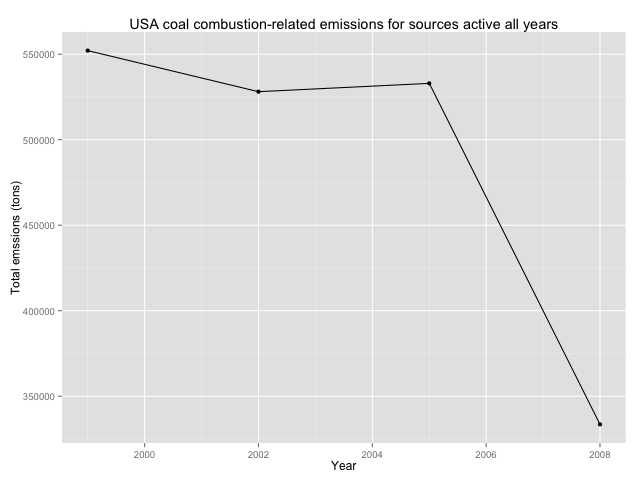

This figure's R source:
#' 
#' Across the United States, how have emissions from coal combustion-related sources changed from 1999–2008?
#' 
## ------------------------------------------------------------------------
SCCCoal <- SCC[grep("Coal",SCC$SCC.Level.Three),]
SCCCoalComb <- SCCCoal[grep("Combustion",SCCCoal$SCC.Level.One),]
NEICoal <- NEIWithCommonSourcesOnly[NEIWithCommonSourcesOnly$SCC %in% SCCCoalComb$SCC,]
TotalEmissionsCoal <- aggregate(NEICoal$Emissions, list(year=NEICoal$year), sum)

#' 
#' 
#' Now let's plot this :
## ------------------------------------------------------------------------
png(filename = "plot4.png", width = 640, height = 480, units = "px", res=72, bg = "white")
ggplot(data=TotalEmissionsCoal, aes(x=year,y=x)) + geom_line() + geom_point() + ggtitle("USA coal combustion-related emissions for sources active all years") + ylab("Total emssions (tons)") + xlab("Year")
dev.off()

#' 
#' 
#' <img src="plot4.png" />
#' 
#' The emissions where quite stable from 1999 to 2005 but sharply decreased afterwards for an overall 39.6% drop between 1999 and 2008.
#' 